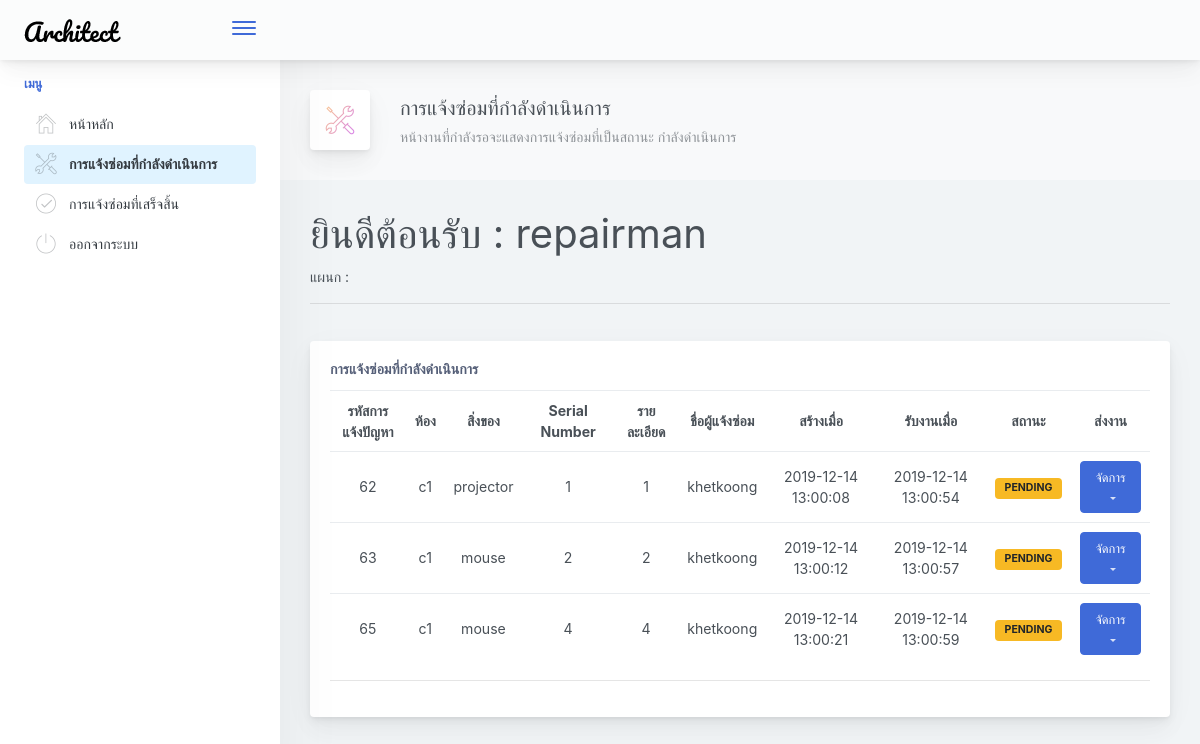
Before: /repairman/pending_job.php (signed in) with the older database file.
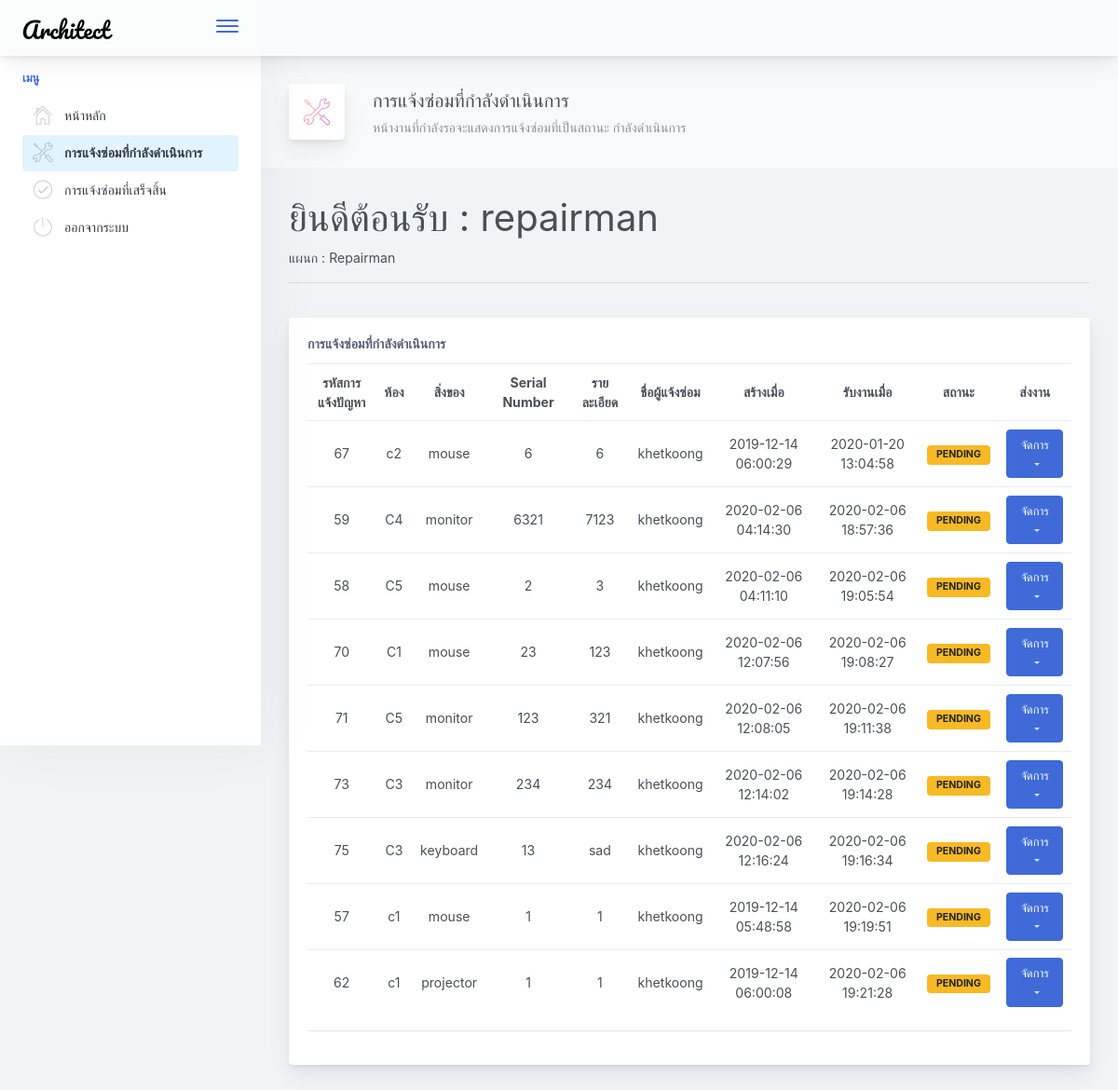
After: the same page with the newer database file.
### tables this page shows
CREATE TABLE `ticket` (
  `id` int(11) NOT NULL,
  `room` varchar(30) NOT NULL,
  `item` varchar(30) NOT NULL,
  `serial_num` varchar(20) NOT NULL,
  `detail` text NOT NULL,
  `submitted_name` varchar(30) NOT NULL,
  `user_id` varchar(20) NOT NULL,
  `repairman` varchar(30) DEFAULT NULL,
  `repairman_id` varchar(30) DEFAULT NULL,
  `job_status` enum('waiting','success','pending') NOT NULL DEFAULT 'waiting',
  `created_at` timestamp NOT NULL DEFAULT CURRENT_TIMESTAMP,
  `pending_at` datetime DEFAULT NULL,
  `success_at` datetime DEFAULT NULL
);

### repairman/pending_job.php (the view, shortened to what the changed rows need)
<?php
require '../connect.php';
?>
<!doctype html>
<html lang="en">
<head>
    <link href="../main.css" rel="stylesheet">
</head>
<body>
    <div class="app-container app-theme-white body-tabs-shadow fixed-sidebar fixed-header">
        <div class="app-main">
            <div class="app-main__outer">
                <div class="app-main__inner">
                    <div class="app-page-title">
                    </div>
                    <?php echo "<h1>ยินดีต้อนรับ : " . $_SESSION['name'] . "</h1>" ?>
                    <?php echo "แผนก : " . $_SESSION['department'] . "" ?><br />
                    <hr />
                    <br />
                    <div class="main-card mb-3 card">
                        <div class="card-body">
                            <?php
                            $repairman_name = $_SESSION['name'];
                            $sql = "SELECT id, room, item, serial_num, detail, submitted_name, created_at, pending_at, job_status FROM ticket WHERE job_status = 'pending' AND repairman = '$repairman_name' ORDER BY pending_at ASC";
                            $result = $dbcon->query($sql);
                            if ($result->num_rows > 0) {
                                echo "<table class='mb-0 table table-hover'>";
                                echo "<tr align='center'>";
                                echo "<th>รหัสการแจ้งปัญหา</th>";
                                echo "<th>ห้อง</th>";
                                echo "<th>สิ่งของ</th>";
                                echo "<th>Serial Number</th>";
                                echo "<th>รายละเอียด</th>";
                                echo "<th>ชื่อผู้แจ้งซ่อม</th>";
                                echo "<th>สร้างเมื่อ</th>";
                                echo "<th>รับงานเมื่อ</th>";
                                echo "<th>สถานะ</th>";
                                echo "<th>ส่งงาน</th>";
                                echo "</tr>";
                                while ($row = $result->fetch_assoc()) {
                                    echo "<tr align='center'>";
                                    echo "<td>" . $row["id"] . "</td>";
                                    echo "<td>" . $row["room"] . "</td>";
                                    echo "<td>" . $row["item"] . "</td>";
                                    echo "<td>" . $row["serial_num"] . "</td>";
                                    echo "<td>" . $row["detail"] . "</td>";
                                    echo "<td>" . $row["submitted_name"] . "</td>";
                                    echo "<td>" . $row["created_at"] . "</td>";
                                    echo "<td>" . $row["pending_at"] . "</td>";
                                    echo "<td>" . "<div class='badge badge-warning'>" . $row["job_status"] . "</div>" . "</td>";
                                    echo "<td><div class='dropdown d-inline-block'>
                            <button type='button' aria-haspopup='true' aria-expanded='false' data-toggle='dropdown' class='dropdown-toggle btn btn-primary'>จัดการ</button>
                            <div tabindex='-1' role='menu' aria-hidden='true' class='dropdown-menu'>
                                <form action='success_jobs.php' method='post'>
                                    <input type='hidden' name='id' value='" . $row['id'] . "'>
                                    <button type='submit' tabindex='0' class='dropdown-item' style='color:green;'>ส่งงาน</button>
                                </form>
                                <form action='detail.php' method='post'>
                                    <input type='hidden' name='id' value='" . $row['id'] . "'>
                                    <button type='submit' tabindex='0' class='dropdown-item'>ดูรายละเอียด</button>
                                </form>
                            </div>
                            </div>
                            </td>";
                                    echo "</tr>";
                                }
                                echo "</table>";
                            } else {
                                echo "Have no job now <br />";
                            }
                            ?>
                        </div>
                    </div>
                </div>
            </div>
        </div>
</body>
</html>

Changed rows visible on the page:
no longer on this page (row edited): ticket: id "63", room "c1", item "mouse", serial_num "2", detail "2", submitted_name "khetkoong", created_at "2019-12-14 13:00:12", pending_at "2019-12-14 13:00:57", job_status "PENDING"
no longer on this page (row edited): ticket: id "65", room "c1", item "mouse", serial_num "4", detail "4", submitted_name "khetkoong", created_at "2019-12-14 13:00:21", pending_at "2019-12-14 13:00:59", job_status "PENDING"
now on this page (row edited): ticket: id "67", room "c2", item "mouse", serial_num "6", detail "6", submitted_name "khetkoong", created_at "2019-12-14 06:00:29", pending_at "2020-01-20 13:04:58", job_status "PENDING"
now on this page (row edited): ticket: id "59", room "C4", item "monitor", serial_num "6321", detail "7123", submitted_name "khetkoong", created_at "2020-02-06 04:14:30", pending_at "2020-02-06 18:57:36", job_status "PENDING"
now on this page (row edited): ticket: id "58", room "C5", item "mouse", serial_num "2", detail "3", submitted_name "khetkoong", created_at "2020-02-06 04:11:10", pending_at "2020-02-06 19:05:54", job_status "PENDING"
added ticket: id "70", room "C1", item "mouse", serial_num "23", detail "123", submitted_name "khetkoong", created_at "2020-02-06 12:07:56", pending_at "2020-02-06 19:08:27", job_status "PENDING"
added ticket: id "71", room "C5", item "monitor", serial_num "123", detail "321", submitted_name "khetkoong", created_at "2020-02-06 12:08:05", pending_at "2020-02-06 19:11:38", job_status "PENDING"
added ticket: id "73", room "C3", item "monitor", serial_num "234", detail "234", submitted_name "khetkoong", created_at "2020-02-06 12:14:02", pending_at "2020-02-06 19:14:28", job_status "PENDING"
added ticket: id "75", room "C3", item "keyboard", serial_num "13", detail "sad", submitted_name "khetkoong", created_at "2020-02-06 12:16:24", pending_at "2020-02-06 19:16:34", job_status "PENDING"
now on this page (row edited): ticket: id "57", room "c1", item "mouse", serial_num "1", detail "1", submitted_name "khetkoong", created_at "2019-12-14 05:48:58", pending_at "2020-02-06 19:19:51", job_status "PENDING"
changed ticket "projector": created_at "2019-12-14 13:00:08" → "2019-12-14 06:00:08"; pending_at "2019-12-14 13:00:54" → "2020-02-06 19:21:28"
Other visible differences:
$_SESSION['department']: (not shown) → "Repairman"
